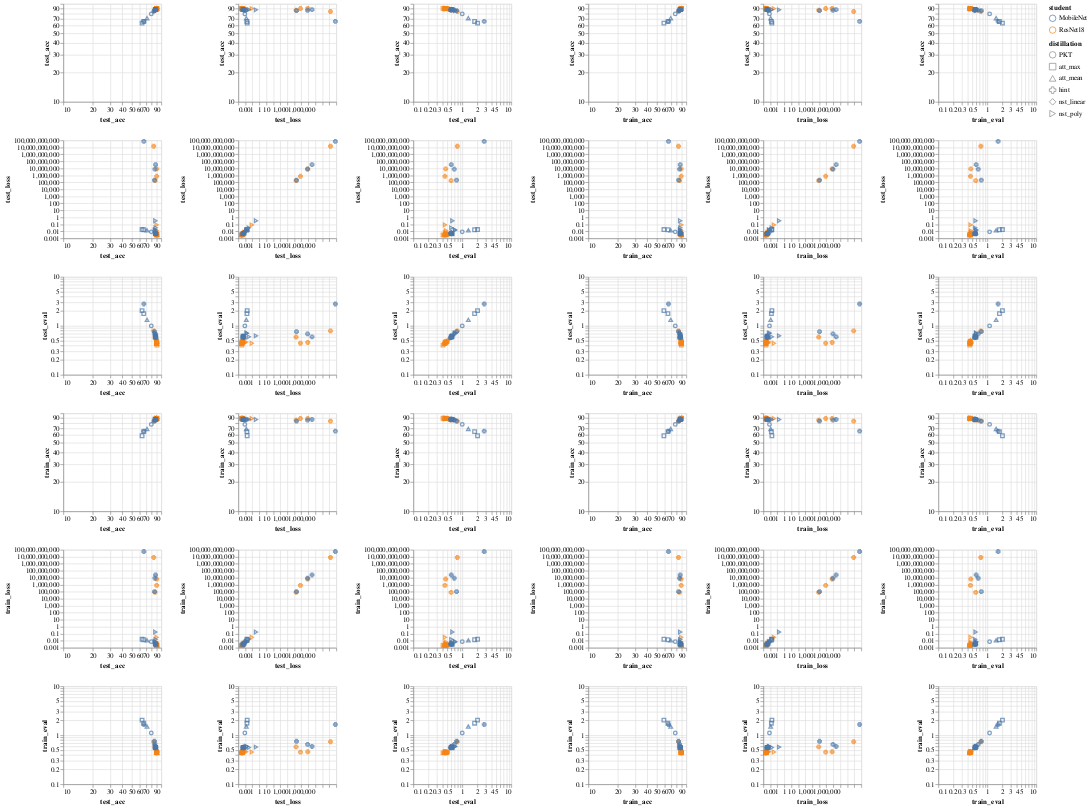

Notebook code for this chart:
### Code cell
def feat_omniplot(folder="./Cifar10/ResNet101/exp7/students",scale='log'):
    data = load_data(folder)

    detalle=['test_acc', 'test_loss', 'test_eval',
               'train_acc','train_loss', 'train_eval']
    chart=alt.Chart(data).mark_point().encode(
        alt.X(alt.repeat("column"), type='quantitative',scale=alt.Scale(zero=False,base=10,type=scale)),
        alt.Y(alt.repeat("row"), type='quantitative',scale=alt.Scale(zero=False,base=10,type=scale)),
        color='student',
        shape='distillation'
    ).properties(
        width=150,
        height=150
    ).repeat(
        row=detalle,
        column=detalle
    )
    return chart

feat_omniplot(folder="./Cifar10/ResNet101/exp4/students")

### Figure 1 — Vega-Lite specification as saved in the notebook (floating-point values rounded to 4 significant figures)
{"config": {"view": {"continuousWidth": 400, "continuousHeight": 300}}, "repeat": {"column": ["test_acc", "test_loss", "test_eval", "train_acc", "train_loss", "train_eval"], "row": ["test_acc", "test_loss", "test_eval", "train_acc", "train_loss", "train_eval"]}, "spec": {"data": {"name": "data-375f408f85801ee9bbdbb6696a7128a0"}, "mark": "point", "encoding": {"color": {"type": "nominal", "field": "student"}, "shape": {"type": "nominal", "field": "distillation"}, "x": {"type": "quantitative", "field": {"repeat": "column"}, "scale": {"base": 10, "type": "log", "zero": false}}, "y": {"type": "quantitative", "field": {"repeat": "row"}, "scale": {"base": 10, "type": "log", "zero": false}}}, "height": 150, "width": 150}, "$schema": "https://vega.github.io/schema/vega-lite/v4.0.0.json", "datasets": {"data-375f408f85801ee9bbdbb6696a7128a0": [{"Unnamed: 0": 0, "test_acc": 89.85, "test_teacher/acc": 90.68, "test_loss": 0.002979, "test_eval": 0.4275, "train_acc": 88.79, "train_teacher/acc": 88.27, "train_loss": 0.002183, "train_eval": 0.4426, "epoch": 49, "lr": 0.01, "resume": false, "epochs": 50, "pre": 50, "train_batch_size": 64, "test_batch_size": 64, "student": "ResNet18", "teacher": "ResNet101", "distillation": "PKT", "last_layer": "KD,T-8", "student_layer": 46, "teacher_layer": 239, "layer": 3, "student last_layer": "ResNet18,KD,T-8"}, {"Unnamed: 0": 1, "test_acc": 89.63, "test_teacher/acc": 90.68, "test_loss": 0.002997, "test_eval": 0.4451, "train_acc": 88.76, "train_teacher/acc": 88.41, "train_loss": 0.002204, "train_eval": 0.4441, "epoch": 49, "lr": 0.01, "resume": false, "epochs": 50, "pre": 50, "train_batch_size": 64, "test_batch_size": 64, "student": "ResNet18", "teacher": "ResNet101", "distillation": "PKT", "last_layer": "KD,T-8", "student_layer": 23, "teacher_layer": 56, "layer": 1, "student last_layer": "ResNet18,KD,T-8"}, {"Unnamed: 0": 2, "test_acc": 89.71, "test_teacher/acc": 90.68, "test_loss": 0.003084, "test_eval": 0.4661, "train_acc": 89.0, "train_teacher/acc": 88.4, "train_loss": 0.002167, "train_eval": 0.432, "epoch": 49, "lr": 0.01, "resume": false, "epochs": 50, "pre": 50, "train_batch_size": 64, "test_batch_size": 64, "student": "ResNet18", "teacher": "ResNet101", "distillation": "PKT", "last_layer": "KD,T-8", "student_layer": 10, "teacher_layer": 26, "layer": 0, "student last_layer": "ResNet18,KD,T-8"}, {"Unnamed: 0": 3, "test_acc": 89.63, "test_teacher/acc": 90.68, "test_loss": 0.003003, "test_eval": 0.4549, "train_acc": 88.8, "train_teacher/acc": 88.53, "train_loss": 0.002186, "train_eval": 0.4385, "epoch": 49, "lr": 0.01, "resume": false, "epochs": 50, "pre": 50, "train_batch_size": 64, "test_batch_size": 64, "student": "ResNet18", "teacher": "ResNet101", "distillation": "PKT", "last_layer": "KD,T-8", "student_layer": 35, "teacher_layer": 219, "layer": 2, "student last_layer": "ResNet18,KD,T-8"}, {"Unnamed: 0": 4, "test_acc": 86.39, "test_teacher/acc": 90.68, "test_loss": 178400.0, "test_eval": 0.5906, "train_acc": 85.31, "train_teacher/acc": 88.35, "train_loss": 81700.0, "train_eval": 0.5798, "epoch": 49, "lr": 0.01, "resume": false, "epochs": 50, "pre": 50, "train_batch_size": 64, "test_batch_size": 64, "student": "ResNet18", "teacher": "ResNet101", "distillation": "hint", "last_layer": "KD,T-8", "student_layer": 46, "teacher_layer": 239, "layer": 3, "student last_layer": "ResNet18,KD,T-8"}, {"Unnamed: 0": 5, "test_acc": 89.92, "test_teacher/acc": 90.68, "test_loss": 8381000.0, "test_eval": 0.4572, "train_acc": 88.46, "train_teacher/acc": 88.35, "train_loss": 6746000.0, "train_eval": 0.4601, "epoch": 49, "lr": 0.01, "resume": false, "epochs": 50, "pre": 50, "train_batch_size": 64, "test_batch_size": 64, "student": "ResNet18", "teacher": "ResNet101", "distillation": "hint", "last_layer": "KD,T-8", "student_layer": 23, "teacher_layer": 56, "layer": 1, "student last_layer": "ResNet18,KD,T-8"}, {"Unnamed: 0": 6, "test_acc": 89.76, "test_teacher/acc": 90.68, "test_loss": 749300.0, "test_eval": 0.4423, "train_acc": 88.6, "train_teacher/acc": 88.12, "train_loss": 814300.0, "train_eval": 0.4525, "epoch": 49, "lr": 0.01, "resume": false, "epochs": 50, "pre": 50, "train_batch_size": 64, "test_batch_size": 64, "student": "ResNet18", "teacher": "ResNet101", "distillation": "hint", "last_layer": "KD,T-8", "student_layer": 10, "teacher_layer": 26, "layer": 0, "student last_layer": "ResNet18,KD,T-8"}, {"Unnamed: 0": 7, "test_acc": 83.67, "test_teacher/acc": 90.68, "test_loss": 14700000000.0, "test_eval": 0.7909, "train_acc": 83.26, "train_teacher/acc": 88.43, "train_loss": 8115000000.0, "train_eval": 0.7377, "epoch": 49, "lr": 0.01, "resume": false, "epochs": 50, "pre": 50, "train_batch_size": 64, "test_batch_size": 64, "student": "ResNet18", "teacher": "ResNet101", "distillation": "hint", "last_layer": "KD,T-8", "student_layer": 35, "teacher_layer": 219, "layer": 2, "student last_layer": "ResNet18,KD,T-8"}, {"Unnamed: 0": 8, "test_acc": 89.45, "test_teacher/acc": 90.68, "test_loss": 0.004199, "test_eval": 0.4513, "train_acc": 88.65, "train_teacher/acc": 88.33, "train_loss": 0.00269, "train_eval": 0.4582, "epoch": 50, "lr": 0.01, "resume": false, "epochs": 50, "pre": 50, "train_batch_size": 64, "test_batch_size": 64, "student": "ResNet18", "teacher": "ResNet101", "distillation": "nst_linear", "last_layer": "KD,T-8", "student_layer": 46, "teacher_layer": 239, "layer": 3, "student last_layer": "ResNet18,KD,T-8"}, {"Unnamed: 0": 9, "test_acc": 88.99, "test_teacher/acc": 90.68, "test_loss": 0.004201, "test_eval": 0.5049, "train_acc": 88.43, "train_teacher/acc": 88.35, "train_loss": 0.00266, "train_eval": 0.4563, "epoch": 49, "lr": 0.01, "resume": false, "epochs": 50, "pre": 50, "train_batch_size": 64, "test_batch_size": 64, "student": "ResNet18", "teacher": "ResNet101", "distillation": "nst_linear", "last_layer": "KD,T-8", "student_layer": 23, "teacher_layer": 56, "layer": 1, "student last_layer": "ResNet18,KD,T-8"}, {"Unnamed: 0": 10, "test_acc": 89.51, "test_teacher/acc": 90.68, "test_loss": 0.00364, "test_eval": 0.437, "train_acc": 88.79, "train_teacher/acc": 88.41, "train_loss": 0.002378, "train_eval": 0.4403, "epoch": 49, "lr": 0.01, "resume": false, "epochs": 50, "pre": 50, "train_batch_size": 64, "test_batch_size": 64, "student": "ResNet18", "teacher": "ResNet101", "distillation": "nst_linear", "last_layer": "KD,T-8", "student_layer": 10, "teacher_layer": 26, "layer": 0, "student last_layer": "ResNet18,KD,T-8"}, {"Unnamed: 0": 11, "test_acc": 90.0, "test_teacher/acc": 90.68, "test_loss": 0.003736, "test_eval": 0.4332, "train_acc": 88.82, "train_teacher/acc": 88.31, "train_loss": 0.00254, "train_eval": 0.443, "epoch": 49, "lr": 0.01, "resume": false, "epochs": 50, "pre": 50, "train_batch_size": 64, "test_batch_size": 64, "student": "ResNet18", "teacher": "ResNet101", "distillation": "nst_linear", "last_layer": "KD,T-8", "student_layer": 35, "teacher_layer": 219, "layer": 2, "student last_layer": "ResNet18,KD,T-8"}, {"Unnamed: 0": 12, "test_acc": 89.52, "test_teacher/acc": 90.68, "test_loss": 0.006167, "test_eval": 0.4435, "train_acc": 88.46, "train_teacher/acc": 88.51, "train_loss": 0.00448, "train_eval": 0.4606, "epoch": 50, "lr": 0.01, "resume": false, "epochs": 50, "pre": 50, "train_batch_size": 64, "test_batch_size": 64, "student": "ResNet18", "teacher": "ResNet101", "distillation": "nst_poly", "last_layer": "KD,T-8", "student_layer": 46, "teacher_layer": 239, "layer": 3, "student last_layer": "ResNet18,KD,T-8"}, {"Unnamed: 0": 13, "test_acc": 89.59, "test_teacher/acc": 90.68, "test_loss": 0.013, "test_eval": 0.4657, "train_acc": 88.5, "train_teacher/acc": 88.44, "train_loss": 0.006447, "train_eval": 0.4583, "epoch": 49, "lr": 0.01, "resume": false, "epochs": 50, "pre": 50, "train_batch_size": 64, "test_batch_size": 64, "student": "ResNet18", "teacher": "ResNet101", "distillation": "nst_poly", "last_layer": "KD,T-8", "student_layer": 23, "teacher_layer": 56, "layer": 1, "student last_layer": "ResNet18,KD,T-8"}, {"Unnamed: 0": 14, "test_acc": 89.53, "test_teacher/acc": 90.68, "test_loss": 0.08417, "test_eval": 0.4421, "train_acc": 88.61, "train_teacher/acc": 88.36, "train_loss": 0.03238, "train_eval": 0.4552, "epoch": 49, "lr": 0.01, "resume": false, "epochs": 50, "pre": 50, "train_batch_size": 64, "test_batch_size": 64, "student": "ResNet18", "teacher": "ResNet101", "distillation": "nst_poly", "last_layer": "KD,T-8", "student_layer": 10, "teacher_layer": 26, "layer": 0, "student last_layer": "ResNet18,KD,T-8"}, {"Unnamed: 0": 15, "test_acc": 89.55, "test_teacher/acc": 90.68, "test_loss": 0.007616, "test_eval": 0.4608, "train_acc": 88.34, "train_teacher/acc": 88.3, "train_loss": 0.003978, "train_eval": 0.4616, "epoch": 50, "lr": 0.01, "resume": false, "epochs": 50, "pre": 50, "train_batch_size": 64, "test_batch_size": 64, "student": "ResNet18", "teacher": "ResNet101", "distillation": "nst_poly", "last_layer": "KD,T-8", "student_layer": 35, "teacher_layer": 219, "layer": 2, "student last_layer": "ResNet18,KD,T-8"}, {"Unnamed: 0": 16, "test_acc": 89.86, "test_teacher/acc": 90.68, "test_loss": 0.003659, "test_eval": 0.4872, "train_acc": 88.76, "train_teacher/acc": 88.15, "train_loss": 0.002413, "train_eval": 0.4512, "epoch": 49, "lr": 0.01, "resume": false, "epochs": 50, "pre": 50, "train_batch_size": 64, "test_batch_size": 64, "student": "ResNet18", "teacher": "ResNet101", "distillation": "att_max", "last_layer": "KD,T-8", "student_layer": 46, "teacher_layer": 239, "layer": 3, "student last_layer": "ResNet18,KD,T-8"}, {"Unnamed: 0": 17, "test_acc": 89.51, "test_teacher/acc": 90.68, "test_loss": 0.003323, "test_eval": 0.4681, "train_acc": 88.64, "train_teacher/acc": 88.19, "train_loss": 0.002226, "train_eval": 0.4444, "epoch": 49, "lr": 0.01, "resume": false, "epochs": 50, "pre": 50, "train_batch_size": 64, "test_batch_size": 64, "student": "ResNet18", "teacher": "ResNet101", "distillation": "att_max", "last_layer": "KD,T-8", "student_layer": 23, "teacher_layer": 56, "layer": 1, "student last_layer": "ResNet18,KD,T-8"}, {"Unnamed: 0": 18, "test_acc": 89.29, "test_teacher/acc": 90.68, "test_loss": 0.003472, "test_eval": 0.4547, "train_acc": 88.9, "train_teacher/acc": 88.47, "train_loss": 0.002171, "train_eval": 0.4435, "epoch": 49, "lr": 0.01, "resume": false, "epochs": 50, "pre": 50, "train_batch_size": 64, "test_batch_size": 64, "student": "ResNet18", "teacher": "ResNet101", "distillation": "att_max", "last_layer": "KD,T-8", "student_layer": 10, "teacher_layer": 26, "layer": 0, "student last_layer": "ResNet18,KD,T-8"}, {"Unnamed: 0": 19, "test_acc": 90.17, "test_teacher/acc": 90.68, "test_loss": 0.003159, "test_eval": 0.4038, "train_acc": 89.02, "train_teacher/acc": 88.48, "train_loss": 0.002343, "train_eval": 0.4372, "epoch": 49, "lr": 0.01, "resume": false, "epochs": 50, "pre": 50, "train_batch_size": 64, "test_batch_size": 64, "student": "ResNet18", "teacher": "ResNet101", "distillation": "att_max", "last_layer": "KD,T-8", "student_layer": 35, "teacher_layer": 219, "layer": 2, "student last_layer": "ResNet18,KD,T-8"}, {"Unnamed: 0": 20, "test_acc": 89.34, "test_teacher/acc": 90.68, "test_loss": 0.004435, "test_eval": 0.4836, "train_acc": 88.66, "train_teacher/acc": 88.42, "train_loss": 0.002785, "train_eval": 0.4596, "epoch": 50, "lr": 0.01, "resume": false, "epochs": 50, "pre": 50, "train_batch_size": 64, "test_batch_size": 64, "student": "ResNet18", "teacher": "ResNet101", "distillation": "att_mean", "last_layer": "KD,T-8", "student_layer": 46, "teacher_layer": 239, "layer": 3, "student last_layer": "ResNet18,KD,T-8"}, {"Unnamed: 0": 21, "test_acc": 89.7, "test_teacher/acc": 90.68, "test_loss": 0.003179, "test_eval": 0.4369, "train_acc": 88.88, "train_teacher/acc": 88.34, "train_loss": 0.00221, "train_eval": 0.4437, "epoch": 49, "lr": 0.01, "resume": false, "epochs": 50, "pre": 50, "train_batch_size": 64, "test_batch_size": 64, "student": "ResNet18", "teacher": "ResNet101", "distillation": "att_mean", "last_layer": "KD,T-8", "student_layer": 23, "teacher_layer": 56, "layer": 1, "student last_layer": "ResNet18,KD,T-8"}, {"Unnamed: 0": 22, "test_acc": 89.91, "test_teacher/acc": 90.68, "test_loss": 0.002886, "test_eval": 0.4282, "train_acc": 88.77, "train_teacher/acc": 88.12, "train_loss": 0.002164, "train_eval": 0.4424, "epoch": 49, "lr": 0.01, "resume": false, "epochs": 50, "pre": 50, "train_batch_size": 64, "test_batch_size": 64, "student": "ResNet18", "teacher": "ResNet101", "distillation": "att_mean", "last_layer": "KD,T-8", "student_layer": 10, "teacher_layer": 26, "layer": 0, "student last_layer": "ResNet18,KD,T-8"}, {"Unnamed: 0": 23, "test_acc": 89.7, "test_teacher/acc": 90.68, "test_loss": 0.003896, "test_eval": 0.4669, "train_acc": 89.05, "train_teacher/acc": 88.56, "train_loss": 0.002721, "train_eval": 0.4363, "epoch": 50, "lr": 0.01, "resume": false, "epochs": 50, "pre": 50, "train_batch_size": 64, "test_batch_size": 64, "student": "ResNet18", "teacher": "ResNet101", "distillation": "att_mean", "last_layer": "KD,T-8", "student_layer": 35, "teacher_layer": 219, "layer": 2, "student last_layer": "ResNet18,KD,T-8"}, {"Unnamed: 0": 24, "test_acc": 87.01, "test_teacher/acc": 90.68, "test_loss": 0.004791, "test_eval": 0.62, "train_acc": 87.02, "train_teacher/acc": 88.45, "train_loss": 0.00324, "train_eval": 0.5662, "epoch": 49, "lr": 0.01, "resume": false, "epochs": 50, "pre": 50, "train_batch_size": 64, "test_batch_size": 64, "student": "MobileNet", "teacher": "ResNet101", "distillation": "PKT", "last_layer": "KD,T-8", "student_layer": 55, "teacher_layer": 239, "layer": 3, "student last_layer": "MobileNet,KD,T-8"}, {"Unnamed: 0": 25, "test_acc": 87.8, "test_teacher/acc": 90.68, "test_loss": 0.004475, "test_eval": 0.6057, "train_acc": 86.76, "train_teacher/acc": 88.42, "train_loss": 0.003263, "train_eval": 0.5705, "epoch": 49, "lr": 0.01, "resume": false, "epochs": 50, "pre": 50, "train_batch_size": 64, "test_batch_size": 64, "student": "MobileNet", "teacher": "ResNet101", "distillation": "PKT", "last_layer": "KD,T-8", "student_layer": 15, "teacher_layer": 56, "layer": 1, "student last_layer": "MobileNet,KD,T-8"}, {"Unnamed: 0": 26, "test_acc": 79.03, "test_teacher/acc": 90.68, "test_loss": 0.008526, "test_eval": 0.9968, "train_acc": 77.13, "train_teacher/acc": 88.49, "train_loss": 0.007471, "train_eval": 1.113, "epoch": 49, "lr": 0.01, "resume": false, "epochs": 50, "pre": 50, "train_batch_size": 64, "test_batch_size": 64, "student": "MobileNet", "teacher": "ResNet101", "distillation": "PKT", "last_layer": "KD,T-8", "student_layer": 6, "teacher_layer": 26, "layer": 0, "student last_layer": "MobileNet,KD,T-8"}, {"Unnamed: 0": 27, "test_acc": 87.1, "test_teacher/acc": 90.68, "test_loss": 0.004566, "test_eval": 0.5921, "train_acc": 86.83, "train_teacher/acc": 88.49, "train_loss": 0.003204, "train_eval": 0.5615, "epoch": 49, "lr": 0.01, "resume": false, "epochs": 50, "pre": 50, "train_batch_size": 64, "test_batch_size": 64, "student": "MobileNet", "teacher": "ResNet101", "distillation": "PKT", "last_layer": "KD,T-8", "student_layer": 26, "teacher_layer": 219, "layer": 2, "student last_layer": "MobileNet,KD,T-8"}, {"Unnamed: 0": 28, "test_acc": 85.31, "test_teacher/acc": 90.68, "test_loss": 206500.0, "test_eval": 0.7632, "train_acc": 83.41, "train_teacher/acc": 88.28, "train_loss": 107500.0, "train_eval": 0.7533, "epoch": 49, "lr": 0.01, "resume": false, "epochs": 50, "pre": 50, "train_batch_size": 64, "test_batch_size": 64, "student": "MobileNet", "teacher": "ResNet101", "distillation": "hint", "last_layer": "KD,T-8", "student_layer": 55, "teacher_layer": 239, "layer": 3, "student last_layer": "MobileNet,KD,T-8"}, {"Unnamed: 0": 29, "test_acc": 87.39, "test_teacher/acc": 90.68, "test_loss": 33950000.0, "test_eval": 0.5947, "train_acc": 86.59, "train_teacher/acc": 88.41, "train_loss": 25330000.0, "train_eval": 0.5909, "epoch": 49, "lr": 0.01, "resume": false, "epochs": 50, "pre": 50, "train_batch_size": 64, "test_batch_size": 64, "student": "MobileNet", "teacher": "ResNet101", "distillation": "hint", "last_layer": "KD,T-8", "student_layer": 15, "teacher_layer": 56, "layer": 1, "student last_layer": "MobileNet,KD,T-8"}, {"Unnamed: 0": 30, "test_acc": 86.05, "test_teacher/acc": 90.68, "test_loss": 7886000.0, "test_eval": 0.6838, "train_acc": 85.32, "train_teacher/acc": 88.35, "train_loss": 8837000.0, "train_eval": 0.6508, "epoch": 49, "lr": 0.01, "resume": false, "epochs": 50, "pre": 50, "train_batch_size": 64, "test_batch_size": 64, "student": "MobileNet", "teacher": "ResNet101", "distillation": "hint", "last_layer": "KD,T-8", "student_layer": 6, "teacher_layer": 26, "layer": 0, "student last_layer": "MobileNet,KD,T-8"}, {"Unnamed: 0": 31, "test_acc": 66.37, "test_teacher/acc": 90.68, "test_loss": 73270000000.0, "test_eval": 2.796, "train_acc": 65.78, "train_teacher/acc": 88.43, "train_loss": 57290000000.0, "train_eval": 1.66, "epoch": 49, "lr": 0.01, "resume": false, "epochs": 50, "pre": 50, "train_batch_size": 64, "test_batch_size": 64, "student": "MobileNet", "teacher": "ResNet101", "distillation": "hint", "last_layer": "KD,T-8", "student_layer": 26, "teacher_layer": 219, "layer": 2, "student last_layer": "MobileNet,KD,T-8"}, {"Unnamed: 0": 32, "test_acc": 87.93, "test_teacher/acc": 90.68, "test_loss": 0.005582, "test_eval": 0.5697, "train_acc": 86.95, "train_teacher/acc": 88.19, "train_loss": 0.00394, "train_eval": 0.5585, "epoch": 49, "lr": 0.01, "resume": false, "epochs": 50, "pre": 50, "train_batch_size": 64, "test_batch_size": 64, "student": "MobileNet", "teacher": "ResNet101", "distillation": "nst_linear", "last_layer": "KD,T-8", "student_layer": 55, "teacher_layer": 239, "layer": 3, "student last_layer": "MobileNet,KD,T-8"}, {"Unnamed: 0": 33, "test_acc": 86.98, "test_teacher/acc": 90.68, "test_loss": 0.00545, "test_eval": 0.5838, "train_acc": 86.66, "train_teacher/acc": 88.26, "train_loss": 0.004005, "train_eval": 0.5761, "epoch": 49, "lr": 0.01, "resume": false, "epochs": 50, "pre": 50, "train_batch_size": 64, "test_batch_size": 64, "student": "MobileNet", "teacher": "ResNet101", "distillation": "nst_linear", "last_layer": "KD,T-8", "student_layer": 15, "teacher_layer": 56, "layer": 1, "student last_layer": "MobileNet,KD,T-8"}, {"Unnamed: 0": 34, "test_acc": 86.79, "test_teacher/acc": 90.68, "test_loss": 0.006357, "test_eval": 0.5965, "train_acc": 87.0, "train_teacher/acc": 88.49, "train_loss": 0.004028, "train_eval": 0.559, "epoch": 49, "lr": 0.01, "resume": false, "epochs": 50, "pre": 50, "train_batch_size": 64, "test_batch_size": 64, "student": "MobileNet", "teacher": "ResNet101", "distillation": "nst_linear", "last_layer": "KD,T-8", "student_layer": 6, "teacher_layer": 26, "layer": 0, "student last_layer": "MobileNet,KD,T-8"}, {"Unnamed: 0": 35, "test_acc": 87.05, "test_teacher/acc": 90.68, "test_loss": 0.005976, "test_eval": 0.5913, "train_acc": 86.98, "train_teacher/acc": 88.4, "train_loss": 0.004004, "train_eval": 0.5606, "epoch": 49, "lr": 0.01, "resume": false, "epochs": 50, "pre": 50, "train_batch_size": 64, "test_batch_size": 64, "student": "MobileNet", "teacher": "ResNet101", "distillation": "nst_linear", "last_layer": "KD,T-8", "student_layer": 26, "teacher_layer": 219, "layer": 2, "student last_layer": "MobileNet,KD,T-8"}, {"Unnamed: 0": 36, "test_acc": 86.91, "test_teacher/acc": 90.68, "test_loss": 0.01624, "test_eval": 0.702, "train_acc": 86.28, "train_teacher/acc": 88.08, "train_loss": 0.006359, "train_eval": 0.5887, "epoch": 50, "lr": 0.01, "resume": false, "epochs": 50, "pre": 50, "train_batch_size": 64, "test_batch_size": 64, "student": "MobileNet", "teacher": "ResNet101", "distillation": "nst_poly", "last_layer": "KD,T-8", "student_layer": 55, "teacher_layer": 239, "layer": 3, "student last_layer": "MobileNet,KD,T-8"}, {"Unnamed: 0": 37, "test_acc": 87.52, "test_teacher/acc": 90.68, "test_loss": 0.03181, "test_eval": 0.5966, "train_acc": 86.71, "train_teacher/acc": 88.37, "train_loss": 0.01617, "train_eval": 0.5632, "epoch": 49, "lr": 0.01, "resume": false, "epochs": 50, "pre": 50, "train_batch_size": 64, "test_batch_size": 64, "student": "MobileNet", "teacher": "ResNet101", "distillation": "nst_poly", "last_layer": "KD,T-8", "student_layer": 15, "teacher_layer": 56, "layer": 1, "student last_layer": "MobileNet,KD,T-8"}, {"Unnamed: 0": 38, "test_acc": 86.94, "test_teacher/acc": 90.68, "test_loss": 0.3286, "test_eval": 0.6256, "train_acc": 86.49, "train_teacher/acc": 88.28, "train_loss": 0.178, "train_eval": 0.5751, "epoch": 49, "lr": 0.01, "resume": false, "epochs": 50, "pre": 50, "train_batch_size": 64, "test_batch_size": 64, "student": "MobileNet", "teacher": "ResNet101", "distillation": "nst_poly", "last_layer": "KD,T-8", "student_layer": 6, "teacher_layer": 26, "layer": 0, "student last_layer": "MobileNet,KD,T-8"}, {"Unnamed: 0": 39, "test_acc": 85.75, "test_teacher/acc": 90.68, "test_loss": 0.01528, "test_eval": 0.7135, "train_acc": 86.48, "train_teacher/acc": 88.51, "train_loss": 0.007858, "train_eval": 0.5898, "epoch": 49, "lr": 0.01, "resume": false, "epochs": 50, "pre": 50, "train_batch_size": 64, "test_batch_size": 64, "student": "MobileNet", "teacher": "ResNet101", "distillation": "nst_poly", "last_layer": "KD,T-8", "student_layer": 26, "teacher_layer": 219, "layer": 2, "student last_layer": "MobileNet,KD,T-8"}, {"Unnamed: 0": 40, "test_acc": 87.54, "test_teacher/acc": 90.68, "test_loss": 0.005141, "test_eval": 0.5927, "train_acc": 86.72, "train_teacher/acc": 88.38, "train_loss": 0.003668, "train_eval": 0.5648, "epoch": 49, "lr": 0.01, "resume": false, "epochs": 50, "pre": 50, "train_batch_size": 64, "test_batch_size": 64, "student": "MobileNet", "teacher": "ResNet101", "distillation": "att_max", "last_layer": "KD,T-8", "student_layer": 55, "teacher_layer": 239, "layer": 3, "student last_layer": "MobileNet,KD,T-8"}, {"Unnamed: 0": 41, "test_acc": 87.76, "test_teacher/acc": 90.68, "test_loss": 0.004585, "test_eval": 0.6173, "train_acc": 86.81, "train_teacher/acc": 88.42, "train_loss": 0.003312, "train_eval": 0.558, "epoch": 49, "lr": 0.01, "resume": false, "epochs": 50, "pre": 50, "train_batch_size": 64, "test_batch_size": 64, "student": "MobileNet", "teacher": "ResNet101", "distillation": "att_max", "last_layer": "KD,T-8", "student_layer": 15, "teacher_layer": 56, "layer": 1, "student last_layer": "MobileNet,KD,T-8"}, {"Unnamed: 0": 42, "test_acc": 63.65, "test_teacher/acc": 90.68, "test_loss": 0.01826, "test_eval": 2.048, "train_acc": 59.07, "train_teacher/acc": 88.29, "train_loss": 0.01655, "train_eval": 2.034, "epoch": 49, "lr": 0.01, "resume": false, "epochs": 50, "pre": 50, "train_batch_size": 64, "test_batch_size": 64, "student": "MobileNet", "teacher": "ResNet101", "distillation": "att_max", "last_layer": "KD,T-8", "student_layer": 6, "teacher_layer": 26, "layer": 0, "student last_layer": "MobileNet,KD,T-8"}, {"Unnamed: 0": 43, "test_acc": 66.17, "test_teacher/acc": 90.68, "test_loss": 0.01692, "test_eval": 1.781, "train_acc": 65.0, "train_teacher/acc": 88.42, "train_loss": 0.01406, "train_eval": 1.766, "epoch": 49, "lr": 0.01, "resume": false, "epochs": 50, "pre": 50, "train_batch_size": 64, "test_batch_size": 64, "student": "MobileNet", "teacher": "ResNet101", "distillation": "att_max", "last_layer": "KD,T-8", "student_layer": 26, "teacher_layer": 219, "layer": 2, "student last_layer": "MobileNet,KD,T-8"}, {"Unnamed: 0": 44, "test_acc": 87.5, "test_teacher/acc": 90.68, "test_loss": 0.005782, "test_eval": 0.6041, "train_acc": 86.92, "train_teacher/acc": 88.37, "train_loss": 0.004097, "train_eval": 0.5563, "epoch": 49, "lr": 0.01, "resume": false, "epochs": 50, "pre": 50, "train_batch_size": 64, "test_batch_size": 64, "student": "MobileNet", "teacher": "ResNet101", "distillation": "att_mean", "last_layer": "KD,T-8", "student_layer": 55, "teacher_layer": 239, "layer": 3, "student last_layer": "MobileNet,KD,T-8"}, {"Unnamed: 0": 45, "test_acc": 71.51, "test_teacher/acc": 90.68, "test_loss": 0.01377, "test_eval": 1.326, "train_acc": 69.31, "train_teacher/acc": 88.38, "train_loss": 0.01125, "train_eval": 1.511, "epoch": 49, "lr": 0.01, "resume": false, "epochs": 50, "pre": 50, "train_batch_size": 64, "test_batch_size": 64, "student": "MobileNet", "teacher": "ResNet101", "distillation": "att_mean", "last_layer": "KD,T-8", "student_layer": 15, "teacher_layer": 56, "layer": 1, "student last_layer": "MobileNet,KD,T-8"}, {"Unnamed: 0": 46, "test_acc": 87.59, "test_teacher/acc": 90.68, "test_loss": 0.004356, "test_eval": 0.6032, "train_acc": 87.02, "train_teacher/acc": 88.61, "train_loss": 0.003197, "train_eval": 0.5586, "epoch": 49, "lr": 0.01, "resume": false, "epochs": 50, "pre": 50, "train_batch_size": 64, "test_batch_size": 64, "student": "MobileNet", "teacher": "ResNet101", "distillation": "att_mean", "last_layer": "KD,T-8", "student_layer": 6, "teacher_layer": 26, "layer": 0, "student last_layer": "MobileNet,KD,T-8"}, {"Unnamed: 0": 47, "test_acc": 87.18, "test_teacher/acc": 90.68, "test_loss": 0.006846, "test_eval": 0.583, "train_acc": 86.54, "train_teacher/acc": 88.38, "train_loss": 0.00492, "train_eval": 0.584, "epoch": 49, "lr": 0.01, "resume": false, "epochs": 50, "pre": 50, "train_batch_size": 64, "test_batch_size": 64, "student": "MobileNet", "teacher": "ResNet101", "distillation": "att_mean", "last_layer": "KD,T-8", "student_layer": 26, "teacher_layer": 219, "layer": 2, "student last_layer": "MobileNet,KD,T-8"}]}}
